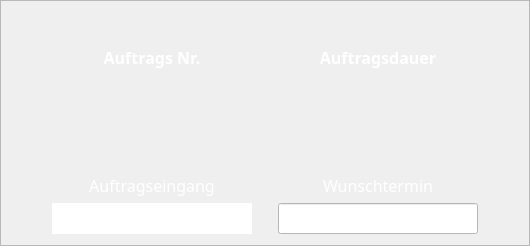
         <widget class="QFrame" name="frame_7">
          <property name="maximumSize">
           <size>
            <width>550</width>
            <height>16777215</height>
           </size>
          </property>
          <property name="styleSheet">
           <string notr="true">QFrame#frame_7{
border-style:outset;
border-width:1px;
border-color:rgb(255, 255, 255);
border-radius:5px;
}</string>
          </property>
          <property name="frameShape">
           <enum>QFrame::StyledPanel</enum>
          </property>
          <property name="frameShadow">
           <enum>QFrame::Sunken</enum>
          </property>
          <layout class="QVBoxLayout" name="verticalLayout_11">
           <item>
            <layout class="QGridLayout" name="gridLayout_3">
             <item row="3" column="1">
              <widget class="QLabel" name="label_3">
               <property name="sizePolicy">
                <sizepolicy hsizetype="Preferred" vsizetype="Preferred">
                 <horstretch>0</horstretch>
                 <verstretch>0</verstretch>
                </sizepolicy>
               </property>
               <property name="minimumSize">
                <size>
                 <width>200</width>
                 <height>0</height>
                </size>
               </property>
               <property name="maximumSize">
                <size>
                 <width>200</width>
                 <height>16777215</height>
                </size>
               </property>
               <property name="font">
                <font>
                 <family>VW Head CarUI</family>
                 <pointsize>12</pointsize>
                 <weight>50</weight>
                 <bold>false</bold>
                </font>
               </property>
               <property name="styleSheet">
                <string notr="true">color:rgb(255,255,255)</string>
               </property>
               <property name="text">
                <string>Auftragseingang</string>
               </property>
               <property name="alignment">
                <set>Qt::AlignCenter</set>
               </property>
              </widget>
             </item>
             <item row="5" column="1">
              <widget class="QLabel" name="Ein_label">
               <property name="sizePolicy">
                <sizepolicy hsizetype="Preferred" vsizetype="Preferred">
                 <horstretch>0</horstretch>
                 <verstretch>0</verstretch>
                </sizepolicy>
               </property>
               <property name="minimumSize">
                <size>
                 <width>200</width>
                 <height>0</height>
                </size>
               </property>
               <property name="maximumSize">
                <size>
                 <width>200</width>
                 <height>16777215</height>
                </size>
               </property>
               <property name="font">
                <font>
                 <family>VW Head CarUI</family>
                 <pointsize>12</pointsize>
                 <weight>50</weight>
                 <bold>false</bold>
                </font>
               </property>
               <property name="styleSheet">
                <string notr="true">color:rgb(0,0,0);
background-color:rgb(255,255,255);</string>
               </property>
               <property name="text">
                <string/>
               </property>
               <property name="alignment">
                <set>Qt::AlignCenter</set>
               </property>
              </widget>
             </item>
             <item row="3" column="3">
              <widget class="QLabel" name="label_4">
               <property name="sizePolicy">
                <sizepolicy hsizetype="Preferred" vsizetype="Preferred">
                 <horstretch>0</horstretch>
                 <verstretch>0</verstretch>
                </sizepolicy>
               </property>
               <property name="minimumSize">
                <size>
                 <width>200</width>
                 <height>0</height>
                </size>
               </property>
               <property name="maximumSize">
                <size>
                 <width>200</width>
                 <height>16777215</height>
                </size>
               </property>
               <property name="font">
                <font>
                 <family>VW Head CarUI</family>
                 <pointsize>12</pointsize>
                 <weight>50</weight>
                 <bold>false</bold>
                </font>
               </property>
               <property name="styleSheet">
                <string notr="true">color:rgb(255,255,255)</string>
               </property>
               <property name="text">
                <string>Wunschtermin</string>
               </property>
               <property name="alignment">
                <set>Qt::AlignCenter</set>
               </property>
              </widget>
             </item>
             <item row="5" column="3">
              <widget class="QLineEdit" name="la_wish">
               <property name="sizePolicy">
                <sizepolicy hsizetype="Fixed" vsizetype="Fixed">
                 <horstretch>0</horstretch>
                 <verstretch>0</verstretch>
                </sizepolicy>
               </property>
               <property name="minimumSize">
                <size>
                 <width>200</width>
                 <height>0</height>
                </size>
               </property>
               <property name="maximumSize">
                <size>
                 <width>200</width>
                 <height>16777215</height>
                </size>
               </property>
               <property name="font">
                <font>
                 <family>VW Head CarUI</family>
                 <pointsize>12</pointsize>
                 <weight>50</weight>
                 <bold>false</bold>
                </font>
               </property>
               <property name="styleSheet">
                <string notr="true">background-color:rgb(255, 255, 255)</string>
               </property>
               <property name="alignment">
                <set>Qt::AlignCenter</set>
               </property>
              </widget>
             </item>
             <item row="1" column="1">
              <widget class="QLabel" name="label">
               <property name="sizePolicy">
                <sizepolicy hsizetype="Preferred" vsizetype="Fixed">
                 <horstretch>0</horstretch>
                 <verstretch>0</verstretch>
                </sizepolicy>
               </property>
               <property name="minimumSize">
                <size>
                 <width>200</width>
                 <height>50</height>
                </size>
               </property>
               <property name="maximumSize">
                <size>
                 <width>150</width>
                 <height>16777215</height>
                </size>
               </property>
               <property name="font">
                <font>
                 <family>VW Head CarUI</family>
                 <pointsize>12</pointsize>
                 <weight>75</weight>
                 <bold>true</bold>
                </font>
               </property>
               <property name="styleSheet">
                <string notr="true">color:rgb(255,255,255)</string>
               </property>
               <property name="text">
                <string>Auftrags Nr.</string>
               </property>
               <property name="alignment">
                <set>Qt::AlignCenter</set>
               </property>
              </widget>
             </item>
             <item row="0" column="1">
              <spacer name="verticalSpacer_9">
               <property name="orientation">
                <enum>Qt::Vertical</enum>
               </property>
               <property name="sizeType">
                <enum>QSizePolicy::Fixed</enum>
               </property>
               <property name="sizeHint" stdset="0">
                <size>
                 <width>20</width>
                 <height>20</height>
                </size>
               </property>
              </spacer>
             </item>
             <item row="2" column="2">
              <spacer name="horizontalSpacer_7">
               <property name="orientation">
                <enum>Qt::Horizontal</enum>
               </property>
               <property name="sizeType">
                <enum>QSizePolicy::Expanding</enum>
               </property>
               <property name="sizeHint" stdset="0">
                <size>
                 <width>20</width>
                 <height>20</height>
                </size>
               </property>
              </spacer>
             </item>
             <item row="2" column="3">
              <widget class="QLabel" name="l_auftragd">
               <property name="sizePolicy">
                <sizepolicy hsizetype="Preferred" vsizetype="Preferred">
                 <horstretch>0</horstretch>
                 <verstretch>0</verstretch>
                </sizepolicy>
               </property>
               <property name="minimumSize">
                <size>
                 <width>200</width>
                 <height>80</height>
                </size>
               </property>
               <property name="maximumSize">
                <size>
                 <width>250</width>
                 <height>16777215</height>
                </size>
               </property>
               <property name="font">
                <font>
                 <family>VW Head CarUI</family>
                 <pointsize>12</pointsize>
                 <weight>75</weight>
                 <bold>true</bold>
                </font>
               </property>
               <property name="styleSheet">
                <string notr="true">color:rgb(255,255,255)</string>
               </property>
               <property name="text">
                <string/>
               </property>
               <property name="alignment">
                <set>Qt::AlignCenter</set>
               </property>
              </widget>
             </item>
             <item row="2" column="1">
              <widget class="QLabel" name="Anr_label">
               <property name="sizePolicy">
                <sizepolicy hsizetype="Preferred" vsizetype="Fixed">
                 <horstretch>0</horstretch>
                 <verstretch>0</verstretch>
                </sizepolicy>
               </property>
               <property name="minimumSize">
                <size>
                 <width>200</width>
                 <height>80</height>
                </size>
               </property>
               <property name="maximumSize">
                <size>
                 <width>250</width>
                 <height>16777215</height>
                </size>
               </property>
               <property name="font">
                <font>
                 <family>VW Head CarUI</family>
                 <pointsize>12</pointsize>
                 <weight>75</weight>
                 <bold>true</bold>
                </font>
               </property>
               <property name="styleSheet">
                <string notr="true">color:rgb(255,255,255)</string>
               </property>
               <property name="text">
                <string/>
               </property>
               <property name="alignment">
                <set>Qt::AlignCenter</set>
               </property>
              </widget>
             </item>
             <item row="1" column="3">
              <widget class="QLabel" name="label_39">
               <property name="sizePolicy">
                <sizepolicy hsizetype="Preferred" vsizetype="Preferred">
                 <horstretch>0</horstretch>
                 <verstretch>0</verstretch>
                </sizepolicy>
               </property>
               <property name="minimumSize">
                <size>
                 <width>200</width>
                 <height>0</height>
                </size>
               </property>
               <property name="maximumSize">
                <size>
                 <width>150</width>
                 <height>16777215</height>
                </size>
               </property>
               <property name="font">
                <font>
                 <family>VW Head CarUI</family>
                 <pointsize>12</pointsize>
                 <weight>75</weight>
                 <bold>true</bold>
                </font>
               </property>
               <property name="styleSheet">
                <string notr="true">color:rgb(255,255,255)</string>
               </property>
               <property name="text">
                <string>Auftragsdauer</string>
               </property>
               <property name="alignment">
                <set>Qt::AlignCenter</set>
               </property>
              </widget>
             </item>
             <item row="2" column="0">
              <spacer name="horizontalSpacer_6">
               <property name="orientation">
                <enum>Qt::Horizontal</enum>
               </property>
               <property name="sizeHint" stdset="0">
                <size>
                 <width>40</width>
                 <height>20</height>
                </size>
               </property>
              </spacer>
             </item>
             <item row="2" column="4">
              <spacer name="horizontalSpacer_29">
               <property name="orientation">
                <enum>Qt::Horizontal</enum>
               </property>
               <property name="sizeHint" stdset="0">
                <size>
                 <width>40</width>
                 <height>20</height>
                </size>
               </property>
              </spacer>
             </item>
            </layout>
           </item>
          </layout>
         </widget>
